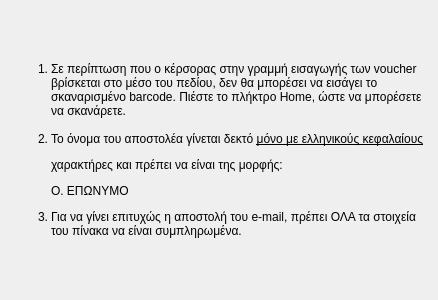
<?xml version="1.0" encoding="UTF-8"?>
<ui version="4.0">
 <class>Dialog_Instructions</class>
 <widget class="QDialog" name="Dialog_Instructions">
  <property name="geometry">
   <rect>
    <x>0</x>
    <y>0</y>
    <width>420</width>
    <height>300</height>
   </rect>
  </property>
  <property name="windowTitle">
   <string>Επεξηγήσεις</string>
  </property>
  <layout class="QVBoxLayout" name="verticalLayout">
   <item>
    <widget class="QLabel" name="label">
     <property name="text">
      <string>&lt;html&gt;

    &lt;head /&gt;

    &lt;body&gt;
        &lt;ol style=&quot;margin-top: 0px; margin-bottom: 0px; margin-left: 0px; margin-right: 0px; -qt-list-indent: 1;&quot;&gt;
            &lt;li align=&quot;justify&quot;
                style=&quot; margin-top:12px; margin-bottom:0px; margin-left:0px; margin-right:0px; -qt-block-indent:0; text-indent:0px;&quot;&gt;
                Σε περίπτωση που ο κέρσορας στην γραμμή εισαγωγής των voucher &lt;br /&gt;βρίσκεται στο μέσο του πεδίου, δεν
                θα μπορέσει να εισάγει το &lt;br /&gt;σκαναρισμένο barcode. Πιέστε το πλήκτρο Home, ώστε να μπορέσετε &lt;br /&gt;να
                σκανάρετε. &lt;br /&gt;&lt;/li&gt;
            &lt;li align=&quot;justify&quot;
                style=&quot; margin-top:0px; margin-bottom:0px; margin-left:0px; margin-right:0px; -qt-block-indent:0; text-indent:0px;&quot;&gt;
                Το όνομα του αποστολέα γίνεται δεκτό &lt;u&gt;μόνο με ελληνικούς κεφαλαίους&lt;/u&gt;&lt;/li&gt;
            &lt;p align=&quot;justify&quot;&gt;χαρακτήρες και πρέπει να είναι της μορφής:&lt;/p&gt;
            &lt;p align=&quot;justify&quot;&gt;Ο. ΕΠΩΝΥΜΟ &lt;/p&gt;
            &lt;li align=&quot;justify&quot;
                style=&quot; margin-top:0px; margin-bottom:12px; margin-left:0px; margin-right:0px; -qt-block-indent:0; text-indent:0px;&quot;&gt;
                Για να γίνει επιτυχώς η αποστολή του e-mail, πρέπει ΟΛΑ τα στοιχεία&lt;br /&gt;του πίνακα να είναι
                συμπληρωμένα.&lt;/li&gt;
        &lt;/ol&gt;
    &lt;/body&gt;

&lt;/html&gt;</string>
     </property>
     <property name="alignment">
      <set>Qt::AlignCenter</set>
     </property>
     <property name="indent">
      <number>-1</number>
     </property>
    </widget>
   </item>
  </layout>
 </widget>
 <resources/>
 <connections/>
</ui>
